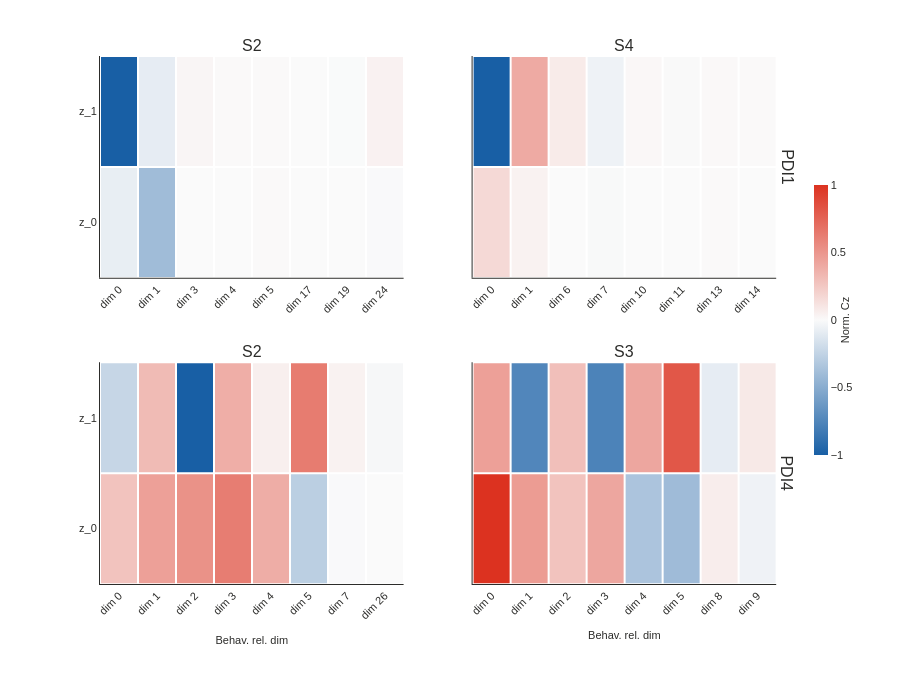

Write notebook code for a chart like this one.
### Markdown cell above
## Fig 62: PSID Cz readout matrix

### Code cell
import logging
from typing import List, Tuple

import numpy as np
import plotly.graph_objects as go
from plotly.graph_objects import Figure
from plotly.subplots import make_subplots

from dashboard.thesis.constants import (
    FONT_FAMILY,
    FONT_SIZE_ANNOTATION,
    FONT_SIZE_BASE,
    FONT_SIZE_TICK,
    ThesisTheme,
    apply_thesis_style,
    grid_color,
    paper_colors,
    true_line_color,
)
from dashboard.thesis.loaders import load_split_results
from dashboard.thesis.psid_cy_importance import (
    compute_cz_heatmap,
    load_psid_id_sys,
    resolve_model_path,
)

logger = logging.getLogger(__name__)

_DIVERGING_BWR_CZ = [
    [0.0, "rgb(24, 95, 165)"],
    [0.5, "rgb(250, 250, 250)"],
    [1.0, "rgb(220, 50, 32)"],
]


def _empty_placeholder_cz(fig: Figure, row: int, col: int) -> None:
    fig.add_trace(
        go.Scatter(
            x=[None], y=[None], mode="markers",
            marker=dict(opacity=0), showlegend=False, hoverinfo="skip",
        ),
        row=row, col=col,
    )
    fig.update_xaxes(visible=False, row=row, col=col)
    fig.update_yaxes(visible=False, row=row, col=col)


def _load_output_channel_names(
    results_root_path,
    variant: str,
    run_ts: str,
    split: str,
    n_fallback: int,
) -> List[str]:
    try:
        res = load_split_results(results_root_path, variant, run_ts, split)
        if res is not None:
            raw = res.get("output_channels")
            if raw is not None:
                names = [str(x).replace("_", " ") for x in (list(raw) if not isinstance(raw, list) else raw)]
                if names:
                    return names[:n_fallback] if len(names) >= n_fallback else names
    except Exception:
        pass
    return [f"z_{i}" for i in range(n_fallback)]


for cz_spec in THESIS_PSID_CZ_HEATMAP:
    rows = list(cz_spec.rows)
    if not rows:
        raise ValueError("ThesisPsidCzSpec.rows is empty")

    max_cols = max(len(r.panels) for r in rows)
    nrows = len(rows)
    theme = cz_spec.theme
    paper_bg, plot_bg = paper_colors(theme)
    grid = grid_color(theme)
    fg = true_line_color(theme)

    subplot_titles_cz: List[str | None] = []
    for r in rows:
        for c in range(max_cols):
            if c < len(r.panels):
                subplot_titles_cz.append(r.panels[c].session_label)
            else:
                subplot_titles_cz.append("")

    fig = make_subplots(
        rows=nrows,
        cols=max_cols,
        subplot_titles=subplot_titles_cz or None,
        horizontal_spacing=0.10,
        vertical_spacing=0.16,
        row_titles=[rr.participant_label for rr in rows],
    )

    showscale_done = False

    for ri, row_spec in enumerate(rows, start=1):
        for ci in range(1, max_cols + 1):
            if ci > len(row_spec.panels):
                _empty_placeholder_cz(fig, ri, ci)
                continue

            panel = row_spec.panels[ci - 1]
            try:
                model_path = resolve_model_path(results_root, panel.psid_variant, panel.psid_run_ts)
                id_sys = load_psid_id_sys(model_path)
                cz_norm, n1, _ = compute_cz_heatmap(id_sys)
            except Exception as e:
                logger.warning("Cz panel failed: %s: %s", panel, e)
                fig.add_annotation(
                    text=f"Error: {e}",
                    x=0.5, y=0.5,
                    xref="x domain", yref="y domain",
                    showarrow=False,
                    font=dict(size=FONT_SIZE_ANNOTATION, color=fg, family=FONT_FAMILY),
                    row=ri, col=ci,
                )
                continue

            nz = cz_norm.shape[0]
            y_labels = _load_output_channel_names(
                results_root, panel.psid_variant, panel.psid_run_ts, cz_spec.split, nz
            )
            max_display_dims = 8
            if n1 > max_display_dims:
                col_norms = np.linalg.norm(cz_norm, axis=0)
                top_idx = np.argsort(col_norms)[::-1][:max_display_dims]
                top_idx = np.sort(top_idx)
                cz_norm = cz_norm[:, top_idx]
                x_labels = [f"dim {k}" for k in top_idx]
                n1 = max_display_dims
            else:
                x_labels = [f"dim {k}" for k in range(n1)]

            hm_kw = dict(
                z=cz_norm,
                x=list(range(n1)),
                y=y_labels,
                colorscale=_DIVERGING_BWR_CZ,
                zmin=-1.0,
                zmax=1.0,
                showscale=not showscale_done,
                hovertemplate="dim %{x}<br>%{y}<br>Cz = %{z:.3f}<extra></extra>",
                xgap=2,
                ygap=2,
            )
            if not showscale_done:
                hm_kw["colorbar"] = dict(
                    title=dict(text="Norm. Cz", side="right", font=dict(size=FONT_SIZE_TICK, family=FONT_FAMILY)),
                    len=0.55,
                    thickness=14,
                    tickfont=dict(size=FONT_SIZE_TICK, family=FONT_FAMILY),
                    tickvals=[-1, -0.5, 0, 0.5, 1],
                )
            hm = go.Heatmap(**hm_kw)
            fig.add_trace(hm, row=ri, col=ci)
            showscale_done = True

            fig.update_xaxes(
                tickmode="array",
                tickvals=list(range(n1)),
                ticktext=x_labels,
                tickangle=-45,
                tickfont=dict(size=FONT_SIZE_TICK, family=FONT_FAMILY, color=fg),
                title_text="Behav. rel. dim" if ri == nrows else "",
                title_font=dict(size=FONT_SIZE_TICK, family=FONT_FAMILY),
                automargin=True,
                row=ri, col=ci,
            )
            fig.update_yaxes(
                tickfont=dict(size=FONT_SIZE_TICK, family=FONT_FAMILY, color=fg),
                automargin=True,
                row=ri, col=ci,
            )
            if ci > 1:
                fig.update_yaxes(showticklabels=False, row=ri, col=ci)

    apply_thesis_style(
        fig,
        theme,
        height=max(300 * nrows + 80, 500),
        margin=dict(l=100, r=110, t=56, b=96),
        show_legend=False,
    )

    for ri in range(1, nrows + 1):
        for ci in range(1, max_cols + 1):
            fig.update_xaxes(zeroline=False, showgrid=False, row=ri, col=ci)
            fig.update_yaxes(zeroline=False, showgrid=False, row=ri, col=ci)

    fig.write_image(str(OUT / 'fig_062_cz_readout.png'), width=1200, height=600, scale=2)
    fig.show()

### Figure 1 — Plotly figure (JSON) as saved in the notebook; plotly's stock layout.template omitted (floating-point values rounded to 4 significant figures)
{"data": [{"colorbar": {"len": 0.55, "thickness": 14, "tickfont": {"family": "Arial, Helvetica, sans-serif", "size": 11}, "tickvals": [-1, -0.5, 0, 0.5, 1], "title": {"font": {"family": "Arial, Helvetica, sans-serif", "size": 11}, "side": "right", "text": "Norm. Cz"}}, "colorscale": [[0.0, "rgb(24, 95, 165)"], [0.5, "rgb(250, 250, 250)"], [1.0, "rgb(220, 50, 32)"]], "hovertemplate": "dim %{x}<br>%{y}<br>Cz = %{z:.3f}<extra></extra>", "showscale": true, "type": "heatmap", "x": [0, 1, 2, 3, 4, 5, 6, 7], "xaxis": "x", "xgap": 2, "y": ["z_0", "z_1"], "yaxis": "y", "ygap": 2, "z": [[-0.07846, -0.3973, 0.0003795, 0.0003316, 0.00384, -0.0002566, -0.0004194, -0.005137], [-1.0, -0.08739, 0.02417, 0.003067, 0.004765, -0.001663, -0.002324, 0.04302]], "zmax": 1.0, "zmin": -1.0}, {"colorscale": [[0.0, "rgb(24, 95, 165)"], [0.5, "rgb(250, 250, 250)"], [1.0, "rgb(220, 50, 32)"]], "hovertemplate": "dim %{x}<br>%{y}<br>Cz = %{z:.3f}<extra></extra>", "showscale": false, "type": "heatmap", "x": [0, 1, 2, 3, 4, 5, 6, 7], "xaxis": "x2", "xgap": 2, "y": ["z_0", "z_1"], "yaxis": "y2", "ygap": 2, "z": [[0.1644, 0.03967, -0.0009156, -0.007202, 0.001483, 0.000832, 0.003192, -0.001506], [-1.0, 0.399, 0.07718, -0.05195, 0.01485, -0.006161, 0.008928, 0.00577]], "zmax": 1.0, "zmin": -1.0}, {"colorscale": [[0.0, "rgb(24, 95, 165)"], [0.5, "rgb(250, 250, 250)"], [1.0, "rgb(220, 50, 32)"]], "hovertemplate": "dim %{x}<br>%{y}<br>Cz = %{z:.3f}<extra></extra>", "showscale": false, "type": "heatmap", "x": [0, 1, 2, 3, 4, 5, 6, 7], "xaxis": "x3", "xgap": 2, "y": ["z_0", "z_1"], "yaxis": "y3", "ygap": 2, "z": [[0.276, 0.4481, 0.5221, 0.6227, 0.3856, -0.2802, -0.005087, -0.0007016], [-0.2315, 0.3167, -1.0, 0.3792, 0.05295, 0.6312, 0.04068, -0.01818]], "zmax": 1.0, "zmin": -1.0}, {"colorscale": [[0.0, "rgb(24, 95, 165)"], [0.5, "rgb(250, 250, 250)"], [1.0, "rgb(220, 50, 32)"]], "hovertemplate": "dim %{x}<br>%{y}<br>Cz = %{z:.3f}<extra></extra>", "showscale": false, "type": "heatmap", "x": [0, 1, 2, 3, 4, 5, 6, 7], "xaxis": "x4", "xgap": 2, "y": ["z_0", "z_1"], "yaxis": "y4", "ygap": 2, "z": [[1.0, 0.4704, 0.2744, 0.418, -0.3464, -0.4035, 0.0649, -0.04972], [0.4489, -0.7458, 0.2935, -0.7686, 0.4188, 0.817, -0.08714, 0.08603]], "zmax": 1.0, "zmin": -1.0}], "layout": {"annotations": [{"font": {"size": 16}, "showarrow": false, "text": "S2", "x": 0.22, "xanchor": "center", "xref": "paper", "y": 1.0, "yanchor": "bottom", "yref": "paper"}, {"font": {"size": 16}, "showarrow": false, "text": "S4", "x": 0.76, "xanchor": "center", "xref": "paper", "y": 1.0, "yanchor": "bottom", "yref": "paper"}, {"font": {"size": 16}, "showarrow": false, "text": "S2", "x": 0.22, "xanchor": "center", "xref": "paper", "y": 0.42, "yanchor": "bottom", "yref": "paper"}, {"font": {"size": 16}, "showarrow": false, "text": "S3", "x": 0.76, "xanchor": "center", "xref": "paper", "y": 0.42, "yanchor": "bottom", "yref": "paper"}, {"font": {"size": 16}, "showarrow": false, "text": "PDI1", "textangle": 90, "x": 0.98, "xanchor": "left", "xref": "paper", "y": 0.79, "yanchor": "middle", "yref": "paper"}, {"font": {"size": 16}, "showarrow": false, "text": "PDI4", "textangle": 90, "x": 0.98, "xanchor": "left", "xref": "paper", "y": 0.21, "yanchor": "middle", "yref": "paper"}], "font": {"color": "#2C2C2A", "family": "Arial, Helvetica, sans-serif", "size": 12}, "height": 680, "hovermode": "x unified", "legend": {"bgcolor": "rgba(0,0,0,0)", "font": {"size": 11}, "itemsizing": "constant", "itemwidth": 40, "orientation": "h", "tracegroupgap": 8, "x": 0.5, "xanchor": "center", "y": -0.16, "yanchor": "bottom"}, "margin": {"b": 96, "l": 100, "r": 110, "t": 56}, "paper_bgcolor": "#FFFFFF", "plot_bgcolor": "#FFFFFF", "showlegend": false, "xaxis": {"anchor": "y", "automargin": true, "domain": [0.0, 0.44], "gridcolor": "rgba(0,0,0,0.15)", "linecolor": "#2C2C2A", "linewidth": 1, "mirror": false, "showgrid": false, "showline": true, "tickangle": -45, "tickfont": {"color": "#2C2C2A", "family": "Arial, Helvetica, sans-serif", "size": 11}, "tickmode": "array", "ticktext": ["dim 0", "dim 1", "dim 3", "dim 4", "dim 5", "dim 17", "dim 19", "dim 24"], "tickvals": [0, 1, 2, 3, 4, 5, 6, 7], "title": {"font": {"family": "Arial, Helvetica, sans-serif", "size": 11}, "text": ""}, "zeroline": false}, "xaxis2": {"anchor": "y2", "automargin": true, "domain": [0.54, 0.98], "gridcolor": "rgba(0,0,0,0.15)", "linecolor": "#2C2C2A", "linewidth": 1, "mirror": false, "showgrid": false, "showline": true, "tickangle": -45, "tickfont": {"color": "#2C2C2A", "family": "Arial, Helvetica, sans-serif", "size": 11}, "tickmode": "array", "ticktext": ["dim 0", "dim 1", "dim 6", "dim 7", "dim 10", "dim 11", "dim 13", "dim 14"], "tickvals": [0, 1, 2, 3, 4, 5, 6, 7], "title": {"font": {"family": "Arial, Helvetica, sans-serif", "size": 11}, "text": ""}, "zeroline": false}, "xaxis3": {"anchor": "y3", "automargin": true, "domain": [0.0, 0.44], "gridcolor": "rgba(0,0,0,0.15)", "linecolor": "#2C2C2A", "linewidth": 1, "mirror": false, "showgrid": false, "showline": true, "tickangle": -45, "tickfont": {"color": "#2C2C2A", "family": "Arial, Helvetica, sans-serif", "size": 11}, "tickmode": "array", "ticktext": ["dim 0", "dim 1", "dim 2", "dim 3", "dim 4", "dim 5", "dim 7", "dim 26"], "tickvals": [0, 1, 2, 3, 4, 5, 6, 7], "title": {"font": {"family": "Arial, Helvetica, sans-serif", "size": 11}, "text": "Behav. rel. dim"}, "zeroline": false}, "xaxis4": {"anchor": "y4", "automargin": true, "domain": [0.54, 0.98], "gridcolor": "rgba(0,0,0,0.15)", "linecolor": "#2C2C2A", "linewidth": 1, "mirror": false, "showgrid": false, "showline": true, "tickangle": -45, "tickfont": {"color": "#2C2C2A", "family": "Arial, Helvetica, sans-serif", "size": 11}, "tickmode": "array", "ticktext": ["dim 0", "dim 1", "dim 2", "dim 3", "dim 4", "dim 5", "dim 8", "dim 9"], "tickvals": [0, 1, 2, 3, 4, 5, 6, 7], "title": {"font": {"family": "Arial, Helvetica, sans-serif", "size": 11}, "text": "Behav. rel. dim"}, "zeroline": false}, "yaxis": {"anchor": "x", "automargin": true, "domain": [0.58, 1.0], "gridcolor": "rgba(0,0,0,0.15)", "linecolor": "#2C2C2A", "linewidth": 1, "mirror": false, "showgrid": false, "showline": true, "tickfont": {"color": "#2C2C2A", "family": "Arial, Helvetica, sans-serif", "size": 11}, "zeroline": false}, "yaxis2": {"anchor": "x2", "automargin": true, "domain": [0.58, 1.0], "gridcolor": "rgba(0,0,0,0.15)", "linecolor": "#2C2C2A", "linewidth": 1, "mirror": false, "showgrid": false, "showline": true, "showticklabels": false, "tickfont": {"color": "#2C2C2A", "family": "Arial, Helvetica, sans-serif", "size": 11}, "zeroline": false}, "yaxis3": {"anchor": "x3", "automargin": true, "domain": [0.0, 0.42], "gridcolor": "rgba(0,0,0,0.15)", "linecolor": "#2C2C2A", "linewidth": 1, "mirror": false, "showgrid": false, "showline": true, "tickfont": {"color": "#2C2C2A", "family": "Arial, Helvetica, sans-serif", "size": 11}, "zeroline": false}, "yaxis4": {"anchor": "x4", "automargin": true, "domain": [0.0, 0.42], "gridcolor": "rgba(0,0,0,0.15)", "linecolor": "#2C2C2A", "linewidth": 1, "mirror": false, "showgrid": false, "showline": true, "showticklabels": false, "tickfont": {"color": "#2C2C2A", "family": "Arial, Helvetica, sans-serif", "size": 11}, "zeroline": false}}}
